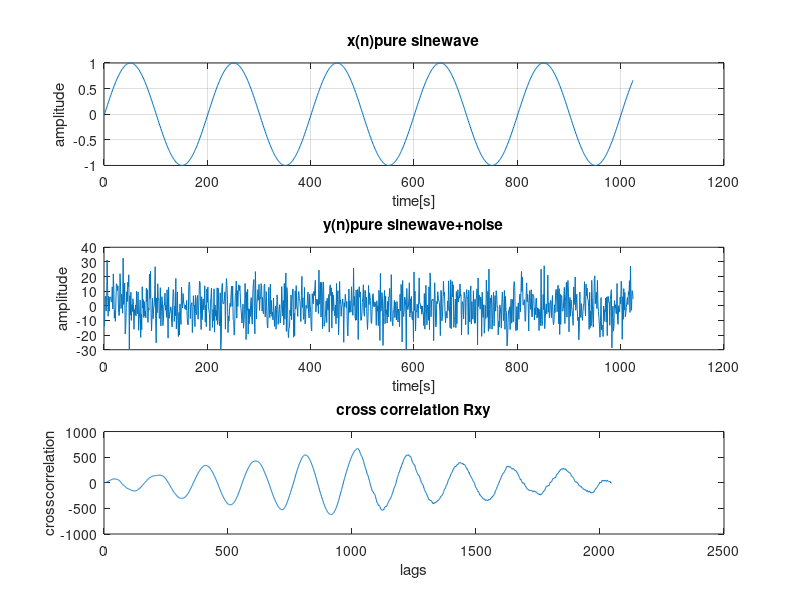

Source code (MATLAB):
clc;
N=1024;
f1=1;
fs=200;
n=0:N-1;
x=sin(2*pi*f1*n/fs);
y=x+10*randn(1,N);
subplot(3,1,1);
plot(x);
title('x(n)pure sinewave');
xlabel('time[s]');
ylabel('amplitude');
grid;
Rxx=xcorr(x);
subplot(3,1,2);
plot(y);
grid;
title('y(n)pure sinewave+noise');
xlabel('time[s]');
ylabel('amplitude');
grid;
Rxy=xcorr(x,y);
subplot(3,1,3);
plot(Rxy);
title('cross correlation Rxy');
xlabel('lags');
ylabel('crosscorrelation');
 
 

